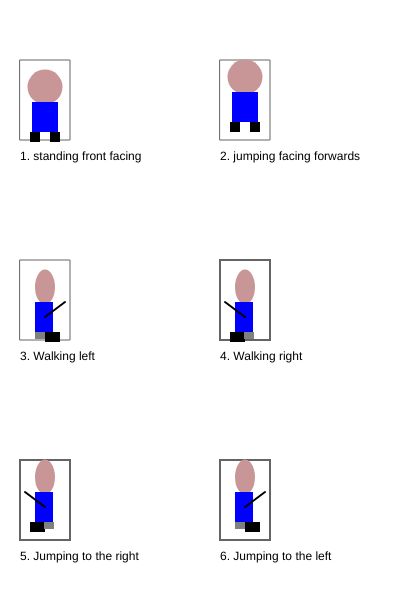
Frame 1 (no input)
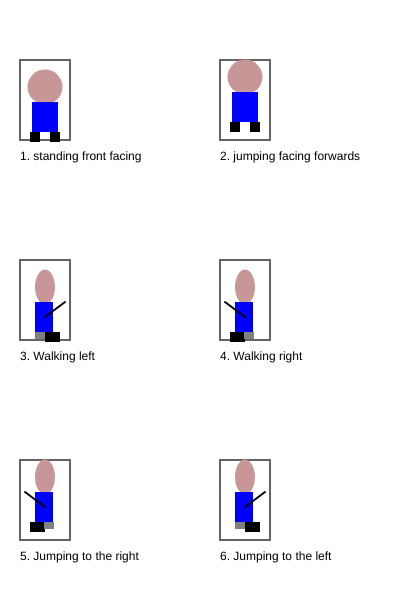
Frame 60 (no input)
Frame 120 (the mouse pressed at the canvas centre since frame 60): identical to frame 60, image omitted

The p5.js sketch that drew these frames (run headless with seeded random() and noise() and a simulated clock; from frame 60 on, the mouse is pressed at the canvas centre):

// p5.js sketch
// ── sketch.js
/*

The Game Project

2 - Game character

Use p5 drawing functions such as rect, ellipse, line, triangle and
point to draw the different states of your game character.

Write the code so that your character appears inside the box for each
state.

IMPORTANT: For each box the variables gameChar_x & gameChar_y are set to the bottom
center of the box. You must combine these variables with arithmetic to
determine the position of each shape that you draw. This will later allow
you to adjust the position of your game character.

Each state is worth two marks:

//standing front facing = 2
//jumping facing forwards = 2
//walking left = 2
//walking right = 2
//jumping left and jumping right = 2

0 marks = not a reasonable attempt
1 mark = attempted but it lacks detail and you didn't use gameChar_x and gameChar_y correctly
2 marks = you've used a selction of shape functions and made consistent use of gameChar_x and gameChar_y

WARNING: Do not get too carried away. If you're character takes more than 5 lines
of code to draw then you've probably over done it.

** Only submit your sketch.js **

*/

var gameChar_x = 0;
var gameChar_y = 0;

function setup()
{
	createCanvas(400, 600);
}

function draw()
{
	background(255);

	//Standing, facing frontwards

	stroke(100);
	noFill();
	rect(20, 60, 50, 80);
	noStroke();
	fill(0);
	text("1. standing front facing", 20, 160);

	gameChar_x = 45;
	gameChar_y = 137;
	//Add your code here ...


    fill(200,150,150);
    ellipse(gameChar_x,gameChar_y -50,35,35);

    fill(0,0,255);
    rect(gameChar_x - 13,gameChar_y - 35,26,30);

    fill(0);
    rect(gameChar_x-15,gameChar_y-5,10,10);
    rect(gameChar_x+5,gameChar_y-5,10,10);

	//Jumping facing forwards
	stroke(100);
	noFill();
	rect(220, 60, 50, 80);
	noStroke();
	fill(0);

	text("2. jumping facing forwards", 220, 160);

	gameChar_x = 245;
	gameChar_y = 137;
	//Add your code here ...



    fill(200,150,150);
    ellipse(gameChar_x,gameChar_y -60,35,35);

    fill(0,0,255);
    rect(gameChar_x - 13,gameChar_y - 45,26,30);

    fill(0);
    rect(gameChar_x-15,gameChar_y-15,10,10);
    rect(gameChar_x+5,gameChar_y-15,10,10);


	//Walking, turned left
	stroke(100);
	noFill();
	rect(20, 260, 50, 80);
	noStroke();
	fill(0);
	text("3. Walking left", 20, 360);

	gameChar_x = 45;
	gameChar_y = 337;
	//Add your code here ...

    fill(200,150,150);
    ellipse(gameChar_x,gameChar_y -50,20,35);
    fill(0,0,255);
    rect(gameChar_x - 10,gameChar_y - 35,18,30);

    //feet
    fill(0);
    rect(gameChar_x,gameChar_y-5,15,10);
    fill(128,128,128)
    rect(gameChar_x-10,gameChar_y-5,10,7);

    stroke(0);
    strokeWeight(2);
    line(gameChar_x,gameChar_y-20,gameChar_x + 20,gameChar_y-35);

	//Walking, turned right
	stroke(100);
	noFill();
	rect(220, 260, 50, 80);
	noStroke();
	fill(0);
	text("4. Walking right", 220, 360);

	gameChar_x = 245;
	gameChar_y = 337;
	//Add your code here ...


    fill(200,150,150);
    ellipse(gameChar_x,gameChar_y -50,20,35);
    fill(0,0,255);
    rect(gameChar_x - 10,gameChar_y - 35,18,30);

    //feet
    fill(0);
    rect(gameChar_x-15,gameChar_y-5,15,10);
    fill(128,128,128)
    rect(gameChar_x-1,gameChar_y-5,10,7);

    stroke(0);
    strokeWeight(2);
    line(gameChar_x,gameChar_y-20,gameChar_x-20,gameChar_y-35);


	//Jumping right
	stroke(100);
	noFill();
	rect(20, 460, 50, 80);
	noStroke();
	fill(0);
	text("5. Jumping to the right", 20, 560);

	gameChar_x = 45;
	gameChar_y = 537;
	//Add your code here ...


    fill(200,150,150);
    ellipse(gameChar_x,gameChar_y -60,20,35);
    fill(0,0,255);
    rect(gameChar_x - 10,gameChar_y - 45,18,30);

    //feet
    fill(0);
    rect(gameChar_x-15,gameChar_y-15,15,10);
    fill(128,128,128)
    rect(gameChar_x-1,gameChar_y-15,10,7);

    stroke(0);
    strokeWeight(2);
    line(gameChar_x,gameChar_y-30,gameChar_x-20,gameChar_y-45);

	//Jumping to the left
	stroke(100);
	noFill();
	rect(220, 460, 50, 80);
	noStroke();
	fill(0);
	text("6. Jumping to the left", 220, 560);

	gameChar_x = 245;
	gameChar_y = 537;
	//Add your code here ...


    fill(200,150,150);
    ellipse(gameChar_x,gameChar_y -60,20,35);
    fill(0,0,255);
    rect(gameChar_x - 10,gameChar_y - 45,18,30);

    //feet
    fill(0);
    rect(gameChar_x,gameChar_y-15,15,10);
    fill(128,128,128)
    rect(gameChar_x-10,gameChar_y-15,10,7);

    stroke(0);
    strokeWeight(2);
    line(gameChar_x,gameChar_y-30,gameChar_x + 20,gameChar_y-45);

}
